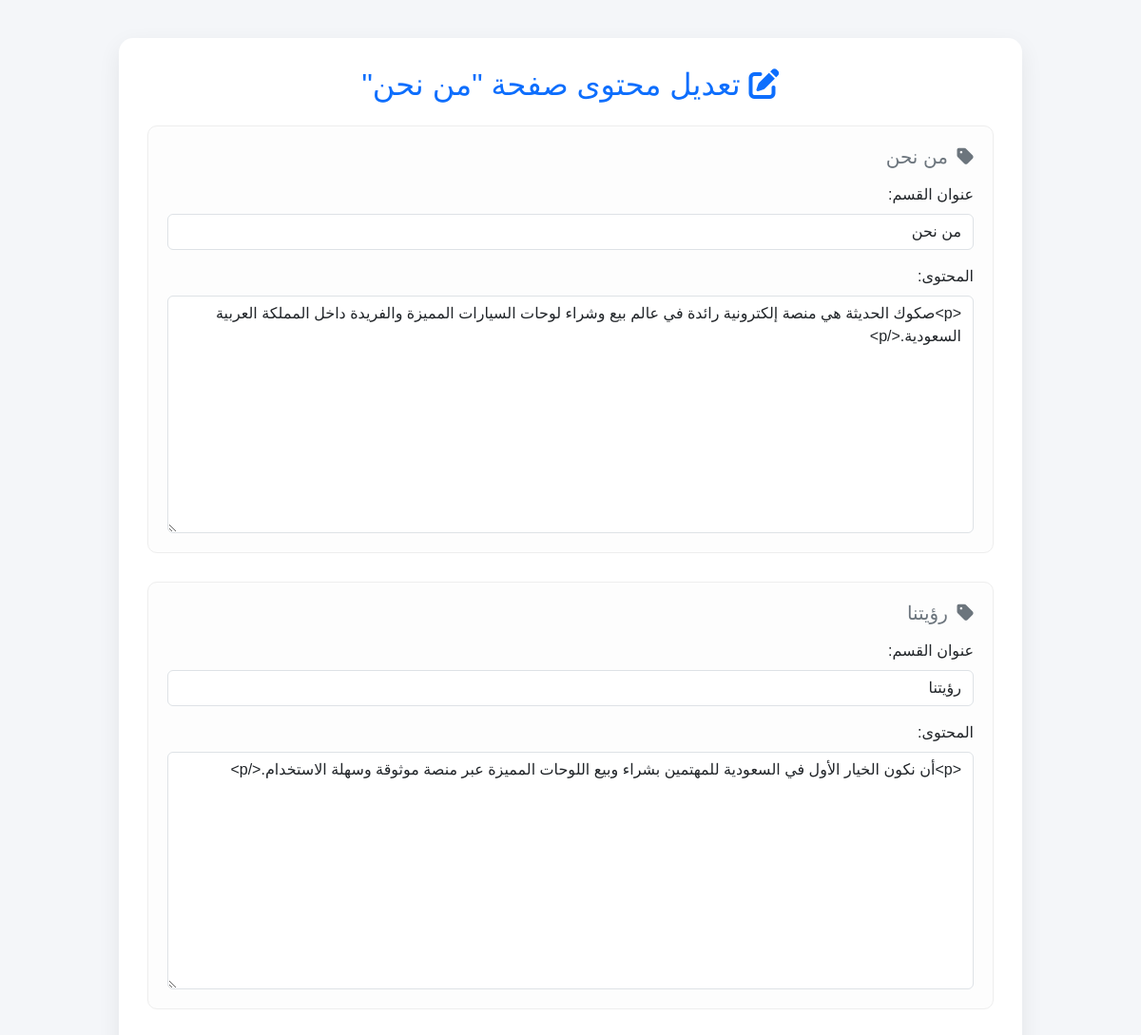
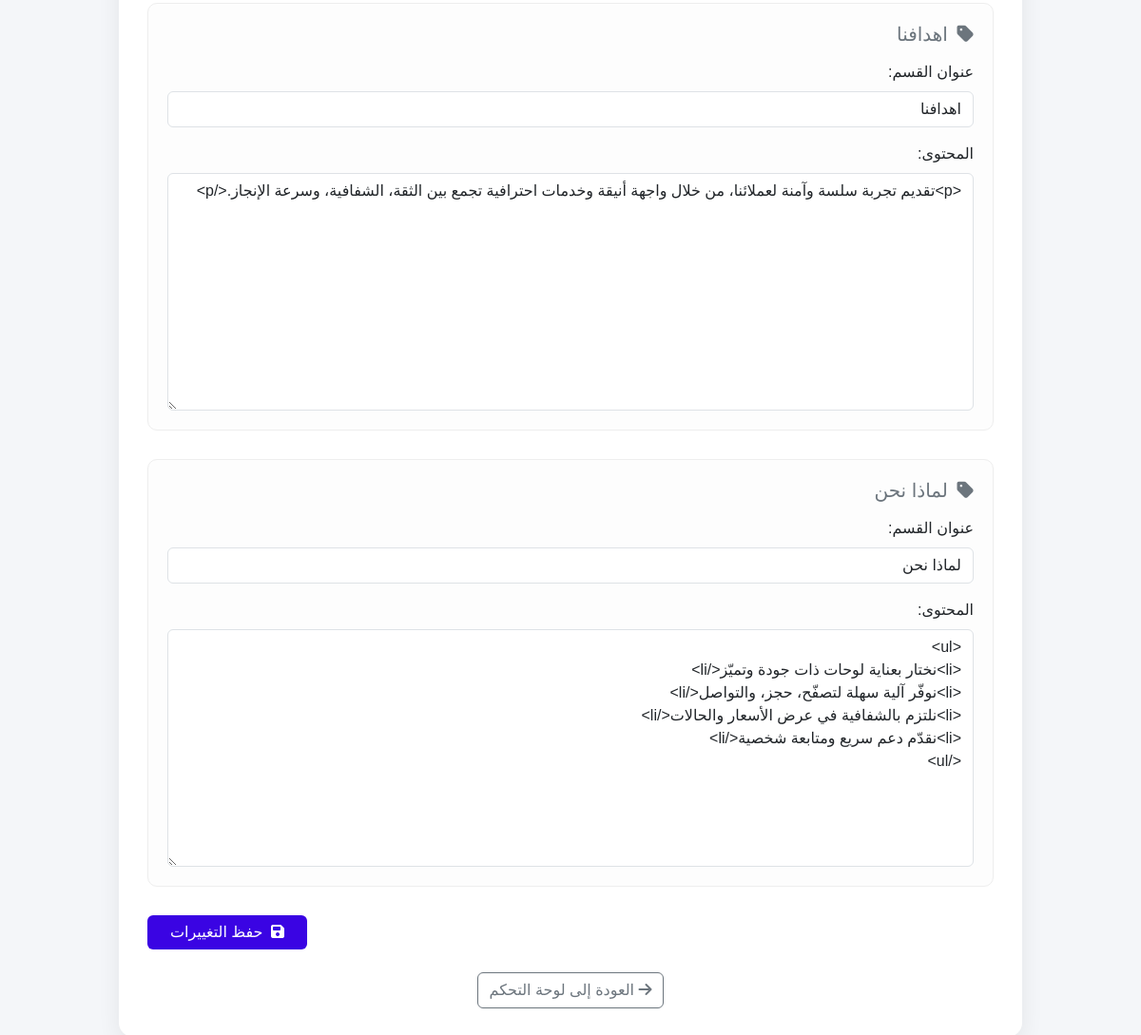
/admin/edit_about.php (signed in), run on the app's committed database (2 pictures, top to bottom).
### tables this page shows
CREATE TABLE `about_page` (
  `id` int(11) NOT NULL,
  `section` varchar(100) NOT NULL,
  `content` text NOT NULL
);

### admin/edit_about.php (the view, shortened to what this page needs)
<?php
require_once __DIR__ . '/../includes/db.php';
$stmt = $pdo->query("SELECT * FROM about_page ORDER BY id");
$rows = $stmt->fetchAll();
?>
<!DOCTYPE html>
<html lang="ar" dir="rtl">
<head>
  <link href="https://cdn.jsdelivr.net/npm/bootstrap@5.3.2/dist/css/bootstrap.rtl.min.css" rel="stylesheet">
  <link href="https://cdnjs.cloudflare.com/ajax/libs/font-awesome/6.5.0/css/all.min.css" rel="stylesheet">
</head>
<body>
<div class="container">
  <h2 class="text-center text-primary mb-4"><i class="fas fa-edit"></i> تعديل محتوى صفحة "من نحن"</h2>
  <form method="POST">
    <?php foreach ($rows as $row): ?>
      <div class="section-box">
        <h5 class="mb-3 text-secondary"><i class="fas fa-tag me-1"></i> <?= htmlspecialchars($row['section']) ?></h5>
        <label class="form-label">عنوان القسم:</label>
        <input type="text" name="about[<?= $row['id'] ?>][section]" class="form-control mb-3" value="<?= htmlspecialchars($row['section']) ?>" required>
        <label class="form-label">المحتوى:</label>
        <textarea name="about[<?= $row['id'] ?>][content]" class="form-control tinymce"><?= htmlspecialchars($row['content']) ?></textarea>
      </div>
    <?php endforeach; ?>
    <div class="text-end">
      <button type="submit" class="btn btn-primary px-4"><i class="fas fa-save me-1"></i> حفظ التغييرات</button>
    </div>
  </form>
  <div class="mt-4 text-center">
    <a href="dashboard.php" class="btn btn-outline-secondary"><i class="fas fa-arrow-right"></i> العودة إلى لوحة التحكم</a>
  </div>
</div>
</body>
</html>

### admin/edit_about.php (style rules this page uses)
body { font-family: 'Tajawal', sans-serif; padding: 40px; background-color: #f4f6f9; }
.container { max-width: 950px; background: #fff; padding: 30px; border-radius: 15px; box-shadow: 0 8px 25px rgba(0,0,0,0.07); }
.section-box { border: 1px solid #eee; border-radius: 10px; padding: 20px; margin-bottom: 30px; background-color: #fdfdfd; }
textarea.form-control { min-height: 250px; resize: vertical; }
.btn-primary { background-color: #3a04e3; border: none; }

### data on the page
about_page: section "من نحن", id+content "<p>صكوك الحديثة هي منصة إلكترونية رائدة في عالم بيع وشراء لوحات السيارات المميزة والفريدة داخل المملكة العربية السعودية.</p>"
about_page: section "رؤيتنا", id+content "<p>أن نكون الخيار الأول في السعودية للمهتمين بشراء وبيع اللوحات المميزة عبر منصة موثوقة وسهلة الاستخدام.</p>"
about_page: section "اهدافنا", id+content "<p>تقديم تجربة سلسة وآمنة لعملائنا، من خلال واجهة أنيقة وخدمات احترافية تجمع بين الثقة، الشفافية، وسرعة الإنجاز.</p>"
about_page: section "لماذا نحن", id+content "<ul> <li>نختار بعناية لوحات ذات جودة وتميّز</li> <li>نوفّر آلية سهلة لتصفّح، حجز، والتواصل</li> <li>نلتزم بالشفافية في عرض الأسعار والحالات</li> <li>نقدّم دعم سريع ومتابعة شخصية</li> </ul>"
